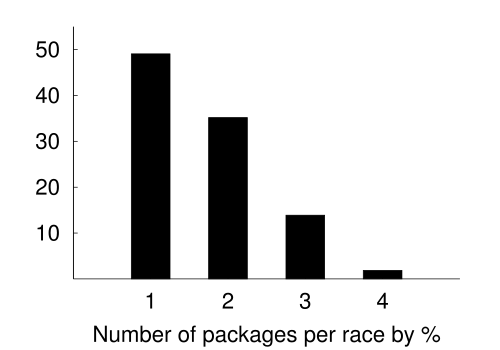

The script that drew this image:
reset
set terminal postscript eps enhanced "NimbusSanL-Regu, 32"
set style data histograms
set style histogram rowstacked

set xlabel "Number of packages per race by %"
set boxwidth 0.8
set style fill solid border -1

unset key
set border 2
set xtics border in scale 1,0.5 nomirror scale .5
set xtics nomirror
set ytics (10, 20, 30, 40, 50) nomirror
set boxwidth 0.5 absolute
set xzeroaxis ls 1

set yrange [0:55]

plot \
	'race-packages.dat' using 2:xticlabels(1)
